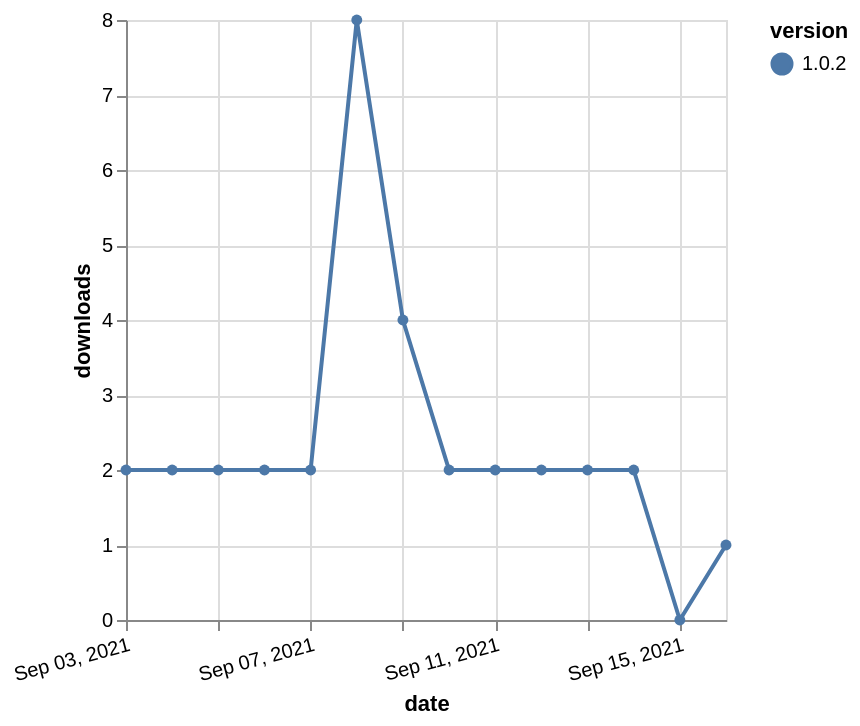

Here is the Vega-Lite specification saved for this chart:
### Vega-Lite specification from a JSON file in a GitHub repository (floating-point values rounded to 4 significant figures)
{"$schema": "https://vega.github.io/schema/vega-lite/v5.json", "description": "A simple bar chart with embedded data.", "data": {"values": [{"date": "2021-09-03", "total": 4021, "delta": 2, "version": "1.0.2"}, {"date": "2021-09-04", "total": 4023, "delta": 2, "version": "1.0.2"}, {"date": "2021-09-05", "total": 4025, "delta": 2, "version": "1.0.2"}, {"date": "2021-09-06", "total": 4027, "delta": 2, "version": "1.0.2"}, {"date": "2021-09-07", "total": 4029, "delta": 2, "version": "1.0.2"}, {"date": "2021-09-08", "total": 4037, "delta": 8, "version": "1.0.2"}, {"date": "2021-09-09", "total": 4041, "delta": 4, "version": "1.0.2"}, {"date": "2021-09-10", "total": 4043, "delta": 2, "version": "1.0.2"}, {"date": "2021-09-11", "total": 4045, "delta": 2, "version": "1.0.2"}, {"date": "2021-09-12", "total": 4047, "delta": 2, "version": "1.0.2"}, {"date": "2021-09-13", "total": 4049, "delta": 2, "version": "1.0.2"}, {"date": "2021-09-14", "total": 4051, "delta": 2, "version": "1.0.2"}, {"date": "2021-09-15", "total": 4051, "delta": 0, "version": "1.0.2"}, {"date": "2021-09-16", "total": 4052, "delta": 1, "version": "1.0.2"}]}, "width": "container", "mark": {"type": "line", "point": {"filled": true}}, "encoding": {"x": {"field": "date", "type": "temporal", "timeUnit": "yearmonthdate", "title": "date", "axis": {"labelAngle": -15}}, "y": {"field": "delta", "type": "quantitative", "title": "downloads"}, "color": {"field": "version", "type": "nominal"}, "tooltip": {"field": "delta"}}}
